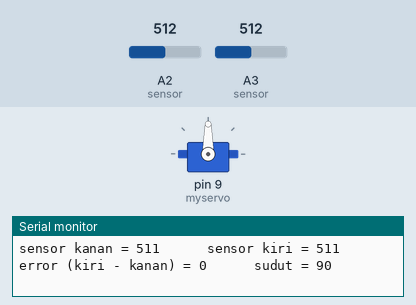
Recording of a sketch running on a simulated Arduino Uno, built with avr-gcc and run on an emulated ATmega328P. Shown: servo, the last lines printed to the serial monitor. The test bench sets the inputs (shaded band); at power-on: A2 (sensor) = 512, A3 (sensor) = 512.

Above: at 1.2 s.
1.3 s: A2 (sensor) set to 501
At 2.87 s:
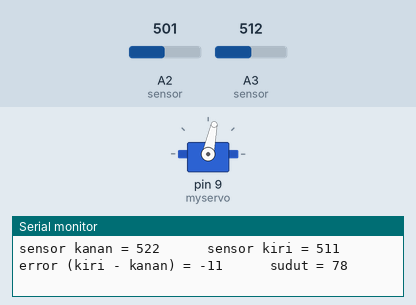
4.3 s: A3 (sensor) set to 498
5.8 s: A3 (sensor) set to 511
At 8.5 s:
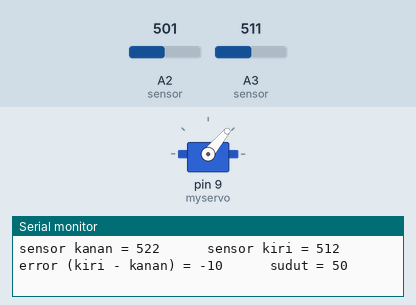
8.8 s: A2 (sensor) set to 1023
At 10.33 s:
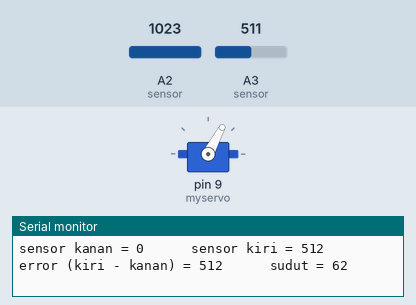
11.8 s: A2 (sensor) set to 306
14.8 s: A3 (sensor) set to 314
17.8 s: A3 (sensor) set to 288
At 24.39 s:
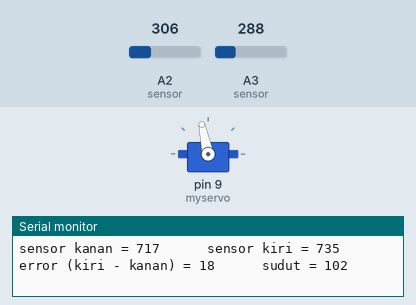
Timing chart, 0 to 25.7 s (numbered marks = the images above; inputs shaded):
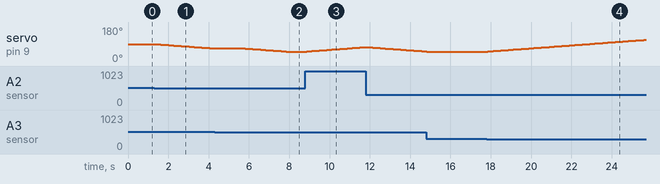

The sketch:

SolarTrackerArduino.ino
```cpp
#include <Servo.h> //library servo

//variabel
unsigned int ski,ska; //sensor
unsigned int pos =90; //posisi sudut servo (posisi saat pertama hidupkan di anggap tegak (90 derajat))
int error; //error
int offset = 3; //error yg di tolerir

Servo myservo; // inisiasi nama servo

void setup() {
  // put your setup code here, to run once:
Serial.begin(9600);
pinMode(A3, INPUT);
pinMode(A2, INPUT);
myservo.attach(9); //servo nyambung ke pin D9
}

void loop() {
  // put your main code here, to run repeatedly:
ski = 1023 - analogRead(A3); //membaca nilasi sensor kiri
ska = 1023 - analogRead(A2); //membaca nilasi sensor kanan

//on off
error = ski-ska;
if (error >= -offset && error <= offset) pos = pos;
else if (error < -offset) {
                        if (pos > 50) pos--;
                        else pos = 50;
                      }
else if (error > offset) {
                        if (pos < 130) pos++;
                        else pos = 130;
                      }
//menggerakan servo sesuai sudut
myservo.write(pos); //perintah servo bergerak ke sudut perhitungan

//menampilkan data di monitor
Serial.print("sensor kanan = ");
Serial.print(ska);
Serial.print("      ");
Serial.print("sensor kiri = ");
Serial.print(ski);
Serial.print("      ");
Serial.print("error (kiri - kanan) = ");
Serial.print(error);
Serial.print("      ");
Serial.print("sudut = ");
Serial.println(pos);
delay(100);

}
```

Measured:
- the behaviour switches between 509 and 508 on A2 (sensor) (found by bisection; images 0 and 1)
- the behaviour switches between 303 and 302 on A3 (sensor) (found by bisection; images 3 and 4)
- after the input at 1.3 s, servo on pin 9 (myservo): moves from 90° to 67° over 2.8 s, starting after 0.08 s
- after the input at 4.3 s, servo on pin 9 (myservo): stays 67° (without the input it goes to 66° after 0.01 s)
- after the input at 5.8 s, servo on pin 9 (myservo): moves from 67° to 50° over 2.0 s, starting at once
- after the input at 8.8 s, servo on pin 9 (myservo): moves from 50° to 74° over 2.9 s, starting after 0.07 s
- after the input at 17.8 s, servo on pin 9 (myservo): moves from 50° to 112° over 7.7 s, starting after 0.06 s
